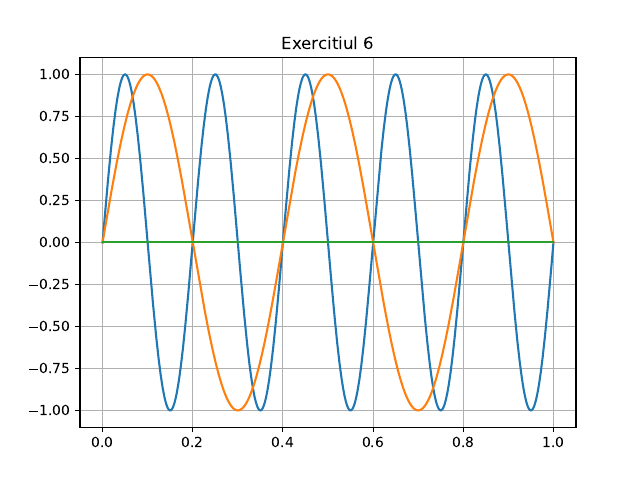

Reproduce this figure in Python.
import numpy as np
import matplotlib.pyplot as plt

plt.title('Exercitiul 6')

A = 1
TIME = 1
fs = 10

t = np.linspace(0, TIME, 1000)

# a) f = fs / 2
x_t_1 = A * np.sin(2 * fs / 2 * np.pi * t)


# b) f = fs / 4
x_t_2 = A * np.sin(2 * fs / 4 * np.pi * t)

# c) f = 0
x_t_3 = A * np.sin(2 * 0 * np.pi * t)

plt.plot(t, x_t_1)
plt.plot(t, x_t_2)
plt.plot(t, x_t_3)
plt.grid(True)
# plt.show()

plt.savefig('ex6.pdf', format='pdf')